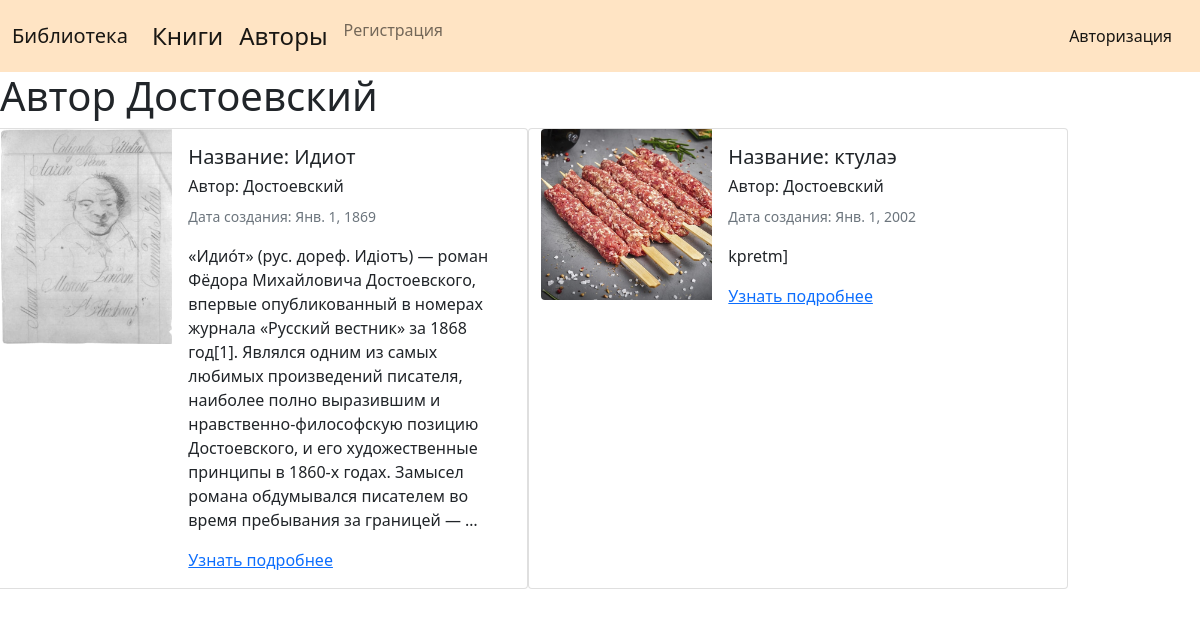
Page /author/3/ on the committed database.
### mainapp/models.py (models this page shows, shortened)
class Author(models.Model):
    slug = models.SlugField(max_length=250, db_index=True, blank=True, verbose_name="URL", unique=True,
                            help_text="Оставьте поле пустым, оно генерируется автоматически")
    first_name = models.CharField(max_length=255, verbose_name="Имя")
    surname = models.CharField(max_length=255, verbose_name="Фамилия")
    patronymic = models.CharField(max_length=255, verbose_name="Отчество")
    image = models.ImageField(upload_to="author/%Y/%m/d", verbose_name="Изображение")
    date_of_birth = models.DateField(verbose_name="Дата рождения")
    def __str__(self):
        return self.surname
    class Meta:
        ordering = ['surname']
        verbose_name = "Автор"
        verbose_name_plural = "Авторы"

class Book(models.Model):
    title = models.CharField(max_length=255, verbose_name="Название")
    slug = models.SlugField(max_length=250, db_index=True, blank=True, verbose_name="URL", unique=True,
                            help_text="Оставьте поле пустым, оно генерируется автоматически")
    author = models.ForeignKey('Author', on_delete=models.SET_NULL, null=True, verbose_name="Автор",
                               help_text="Если нет подходящего автора, добавьте его собственноручно")
    description = models.TextField(verbose_name="Описание")
    image = models.ImageField(upload_to="books/%Y/%m/d", verbose_name="Изображение")
    issue_date = models.DateField(verbose_name="Дата выпуска", help_text="Формат: дд.мм.год")
    genre = models.ManyToManyField('Genre', verbose_name="Жанр", help_text="Для того чтобы выбрать несколько жанров, "
                                                                           "зажмите клавишу ctrl")
    def get_absolute_url(self):
        return reverse('view_book', kwargs={'slug': self.slug})
    class Meta:
        ordering = ['author', 'issue_date']
        verbose_name = "Книга"
        verbose_name_plural = "Книги"

### mainapp/views.py (the view)
# urls.py: path('author/<int:author_id>/', BooksByAuthor.as_view(), name="author"),
class BooksByAuthor(ListView):
    model = Book
    template_name = "mainapp/books_by_author.html"
    context_object_name = "books"
    paginate_by = 12
    allow_empty = False
    def get_context_data(self, *, object_list=None, **kwargs):
        context = super().get_context_data()
        context['title'] = Author.objects.get(pk=self.kwargs['author_id'])
        return context
    def get_queryset(self):
        return Book.objects.filter(author_id=self.kwargs['author_id'])

### mainapp/templates/mainapp/books_by_author.html (shortened to what this page needs)
{% extends 'base.html' %}
{% load static %}
{% block content %}
<h1>Автор {{ title }}</h1>
<div class="card-group">
    <div class="row">
    {% for book in books %}
        <div class="card mb-3" style="max-width: 540px;">
          <div class="row g-0">
            <div class="col-md-4">
              <img src="{{ book.image.url }}" class="img-fluid rounded-start" alt="{{book.title }}">
            </div>
            <div class="col-md-8">
              <div class="card-body">
                <h5 class="card-title">Название:  {{ book.title }}</h5>
                <h6 class="card-title">Автор: {{ book.author }}</h6>
                <p class="card-text"><small class="text-muted">Дата создания: {{ book.issue_date }}</small></p>
                <p class="card-text">{{book.description|linebreaks|truncatewords:50 }}</p>
                <a href="{{ book.get_absolute_url }}">Узнать подробнее</a>
              </div>
            </div>
          </div>
        </div>
    {% endfor %}
    </div>
</div>
{% endblock %}

### rows in the picture
Author: surname "Достоевский"
Book: image (picture), title "Идиот", author "Достоевский", issue_date "Янв. 1, 1869", description "«Идио́т» (рус. дореф. Идiотъ) — роман Фёдора Михайловича Достоевского, впервые опубликованный в номерах журнала «Русский вестник» за 1868 год[1]. Являлся одним из самых любимых произведений писателя, наиболее полно выразившим и нравственно-философскую позицию Достоевского, и его художественные принципы в 1860-х годах. Замысел романа обдумывался писателем во время пребывания за границей — …"
Book: image (picture), title "ктулаэ", author "Достоевский", issue_date "Янв. 1, 2002", description "kpretm]"
